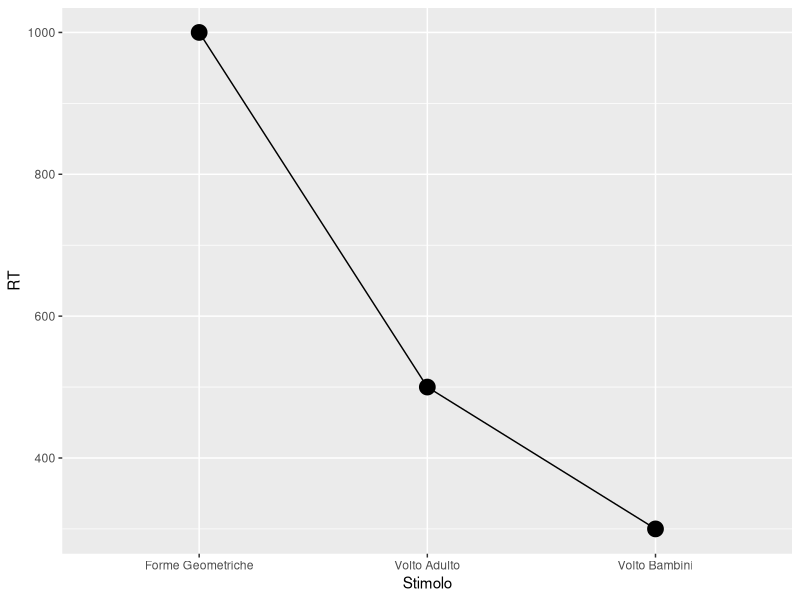
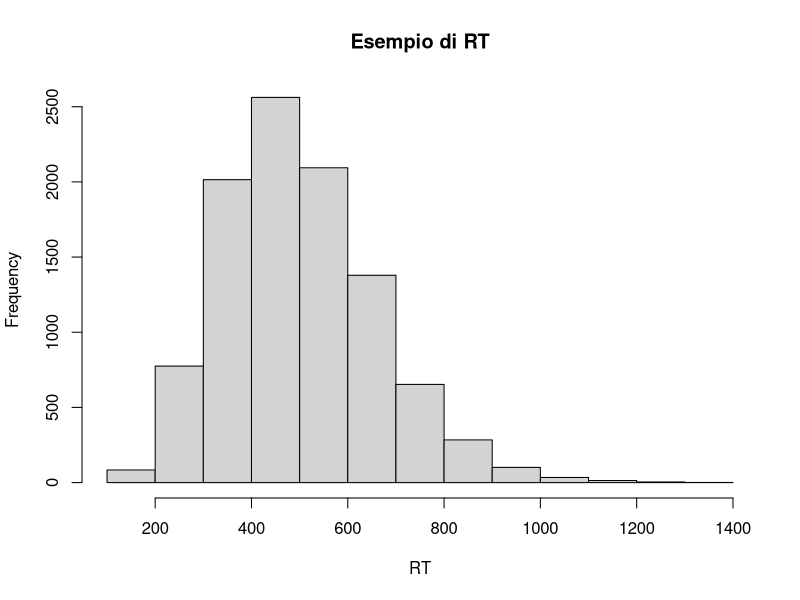

Generate these figures, in order, with R:
## ---- chunk 1
library(ggplot2)
dd <- data.frame(
    RT = c(300, 500, 1000),
Stimolo = c("Volto Bambini", "Volto Adulto", "Forme Geometriche")
)
dd |> 
    ggplot(aes(x = Stimolo, y = RT)) +
    geom_point(size = 5) +
    geom_line(group = 1)
## ---- chunk 2
hist(rgamma(1e4, 10, rate = 10 / 500), main = "Esempio di RT", xlab = "RT")
